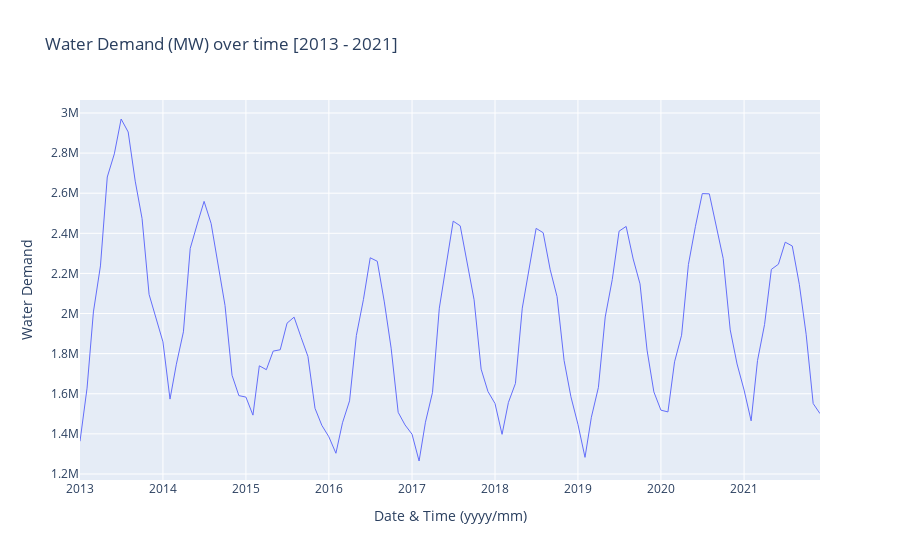

Notebook code for this chart:
### Code cell
# Bieu do su dung nang luong theo thoi gian
data['Time'] = data.index

# plotting
fig = px.line(data,
              x='Time',
              y='demand',
              title=f'Water Demand (MW) over time [{min(data.index.year)} - {max(data.index.year)}]')
fig.update_traces(line=dict(width=1))
fig.update_layout(xaxis_title='Date & Time (yyyy/mm)',
                  yaxis_title='Water Demand')
fig.show()
